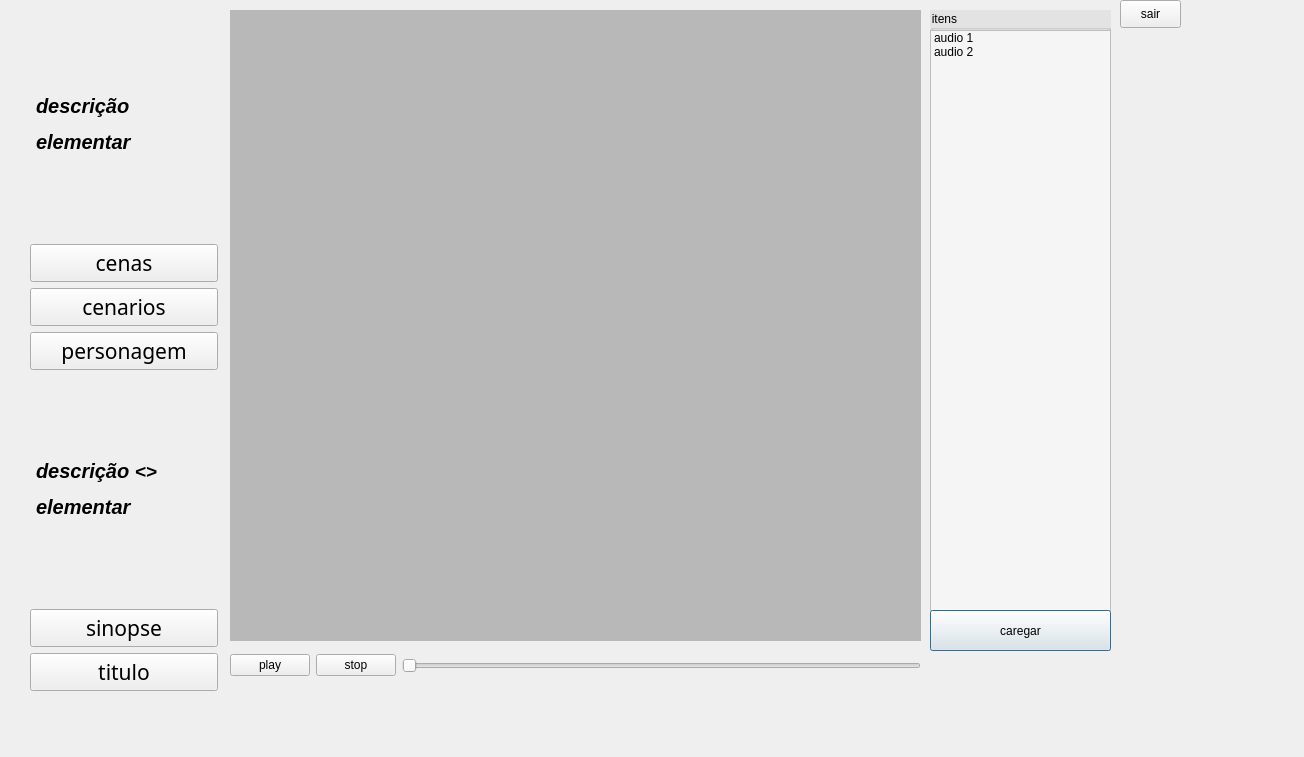
<?xml version="1.0" encoding="UTF-8"?>
<ui version="4.0">
 <class>janela1</class>
 <widget class="QDialog" name="janela1">
  <property name="geometry">
   <rect>
    <x>0</x>
    <y>0</y>
    <width>1304</width>
    <height>757</height>
   </rect>
  </property>
  <property name="windowTitle">
   <string>Dialog</string>
  </property>
  <widget class="QGroupBox" name="groupBox">
   <property name="geometry">
    <rect>
     <x>930</x>
     <y>10</y>
     <width>181</width>
     <height>641</height>
    </rect>
   </property>
   <property name="styleSheet">
    <string notr="true">QGroupBox{
background-color:rgb(227, 227, 227)
}</string>
   </property>
   <property name="title">
    <string>itens</string>
   </property>
   <widget class="QListWidget" name="listWidget_4">
    <property name="geometry">
     <rect>
      <x>0</x>
      <y>20</y>
      <width>181</width>
      <height>581</height>
     </rect>
    </property>
    <property name="styleSheet">
     <string notr="true">QListWidget{
background-color:rgb(245, 245, 245)
}

</string>
    </property>
    <item>
     <property name="text">
      <string>audio 1</string>
     </property>
    </item>
    <item>
     <property name="text">
      <string>audio 2</string>
     </property>
    </item>
   </widget>
   <widget class="QPushButton" name="caregar">
    <property name="geometry">
     <rect>
      <x>0</x>
      <y>600</y>
      <width>181</width>
      <height>41</height>
     </rect>
    </property>
    <property name="text">
     <string>caregar</string>
    </property>
   </widget>
  </widget>
  <widget class="QWidget" name="tela" native="true">
   <property name="geometry">
    <rect>
     <x>230</x>
     <y>10</y>
     <width>691</width>
     <height>631</height>
    </rect>
   </property>
   <property name="baseSize">
    <size>
     <width>2</width>
     <height>2</height>
    </size>
   </property>
   <property name="acceptDrops">
    <bool>true</bool>
   </property>
   <property name="autoFillBackground">
    <bool>false</bool>
   </property>
   <property name="styleSheet">
    <string notr="true">QWidget{
background-color:rgb(184, 184, 184)
}</string>
   </property>
   <property name="inputMethodHints">
    <set>Qt::ImhDate</set>
   </property>
  </widget>
  <widget class="QPushButton" name="sair">
   <property name="geometry">
    <rect>
     <x>1120</x>
     <y>0</y>
     <width>61</width>
     <height>28</height>
    </rect>
   </property>
   <property name="text">
    <string>sair</string>
   </property>
  </widget>
  <widget class="QWidget" name="verticalLayoutWidget_2">
   <property name="geometry">
    <rect>
     <x>30</x>
     <y>10</y>
     <width>188</width>
     <height>681</height>
    </rect>
   </property>
   <layout class="QVBoxLayout" name="verticalLayout_2">
    <item>
     <widget class="QLabel" name="label">
      <property name="enabled">
       <bool>true</bool>
      </property>
      <property name="baseSize">
       <size>
        <width>0</width>
        <height>0</height>
       </size>
      </property>
      <property name="font">
       <font>
        <pointsize>15</pointsize>
        <weight>75</weight>
        <bold>true</bold>
       </font>
      </property>
      <property name="text">
       <string>&lt;html&gt;&lt;head/&gt;&lt;body&gt;&lt;p&gt;&lt;span style=&quot; font-style:italic;&quot;&gt;descrição &lt;/span&gt;&lt;/p&gt;&lt;p&gt;&lt;span style=&quot; font-style:italic;&quot;&gt;elementar &lt;/span&gt;&lt;/p&gt;&lt;/body&gt;&lt;/html&gt;</string>
      </property>
      <property name="margin">
       <number>8</number>
      </property>
      <property name="indent">
       <number>6</number>
      </property>
     </widget>
    </item>
    <item>
     <widget class="QPushButton" name="cenas">
      <property name="font">
       <font>
        <family>Candara</family>
        <pointsize>16</pointsize>
       </font>
      </property>
      <property name="styleSheet">
       <string notr="true"/>
      </property>
      <property name="text">
       <string>cenas</string>
      </property>
     </widget>
    </item>
    <item>
     <widget class="QPushButton" name="cenarios">
      <property name="font">
       <font>
        <family>Candara</family>
        <pointsize>16</pointsize>
       </font>
      </property>
      <property name="text">
       <string>cenarios</string>
      </property>
     </widget>
    </item>
    <item>
     <widget class="QPushButton" name="personagem">
      <property name="font">
       <font>
        <family>Candara</family>
        <pointsize>16</pointsize>
       </font>
      </property>
      <property name="text">
       <string>personagem</string>
      </property>
     </widget>
    </item>
    <item>
     <widget class="QLabel" name="label_2">
      <property name="enabled">
       <bool>true</bool>
      </property>
      <property name="baseSize">
       <size>
        <width>0</width>
        <height>0</height>
       </size>
      </property>
      <property name="font">
       <font>
        <pointsize>15</pointsize>
        <weight>75</weight>
        <bold>true</bold>
       </font>
      </property>
      <property name="text">
       <string>&lt;html&gt;&lt;head/&gt;&lt;body&gt;&lt;p&gt;&lt;span style=&quot; font-weight:600; font-style:italic;&quot;&gt;descrição &lt;/span&gt;&lt;span style=&quot; font-size:14pt; font-weight:600; font-style:italic;&quot;&gt;&amp;lt;&amp;gt;&lt;/span&gt;&lt;/p&gt;&lt;p&gt;&lt;span style=&quot; font-weight:600; font-style:italic;&quot;&gt;elementar &lt;/span&gt;&lt;/p&gt;&lt;/body&gt;&lt;/html&gt;</string>
      </property>
      <property name="margin">
       <number>8</number>
      </property>
      <property name="indent">
       <number>6</number>
      </property>
     </widget>
    </item>
    <item>
     <widget class="QPushButton" name="sinopse">
      <property name="font">
       <font>
        <family>Candara</family>
        <pointsize>16</pointsize>
       </font>
      </property>
      <property name="text">
       <string>sinopse</string>
      </property>
     </widget>
    </item>
    <item>
     <widget class="QPushButton" name="titulo">
      <property name="font">
       <font>
        <family>Candara</family>
        <pointsize>16</pointsize>
        <weight>50</weight>
        <bold>false</bold>
       </font>
      </property>
      <property name="text">
       <string>titulo</string>
      </property>
     </widget>
    </item>
   </layout>
  </widget>
  <widget class="QWidget" name="horizontalLayoutWidget">
   <property name="geometry">
    <rect>
     <x>230</x>
     <y>640</y>
     <width>691</width>
     <height>51</height>
    </rect>
   </property>
   <layout class="QHBoxLayout" name="horizontalLayout">
    <item>
     <widget class="QPushButton" name="play">
      <property name="text">
       <string>play</string>
      </property>
     </widget>
    </item>
    <item>
     <widget class="QPushButton" name="stop">
      <property name="text">
       <string>stop</string>
      </property>
     </widget>
    </item>
    <item>
     <widget class="QSlider" name="slide">
      <property name="orientation">
       <enum>Qt::Horizontal</enum>
      </property>
      <property name="tickPosition">
       <enum>QSlider::NoTicks</enum>
      </property>
     </widget>
    </item>
   </layout>
  </widget>
  <zorder>tela</zorder>
  <zorder>groupBox</zorder>
  <zorder>sair</zorder>
  <zorder>verticalLayoutWidget_2</zorder>
  <zorder>horizontalLayoutWidget</zorder>
 </widget>
 <tabstops>
  <tabstop>personagem</tabstop>
  <tabstop>cenas</tabstop>
  <tabstop>titulo</tabstop>
  <tabstop>cenarios</tabstop>
  <tabstop>sair</tabstop>
  <tabstop>stop</tabstop>
  <tabstop>listWidget_4</tabstop>
  <tabstop>sinopse</tabstop>
 </tabstops>
 <resources/>
 <connections>
  <connection>
   <sender>sair</sender>
   <signal>clicked()</signal>
   <receiver>janela1</receiver>
   <slot>close()</slot>
   <hints>
    <hint type="sourcelabel">
     <x>1148</x>
     <y>15</y>
    </hint>
    <hint type="destinationlabel">
     <x>1141</x>
     <y>78</y>
    </hint>
   </hints>
  </connection>
 </connections>
</ui>
